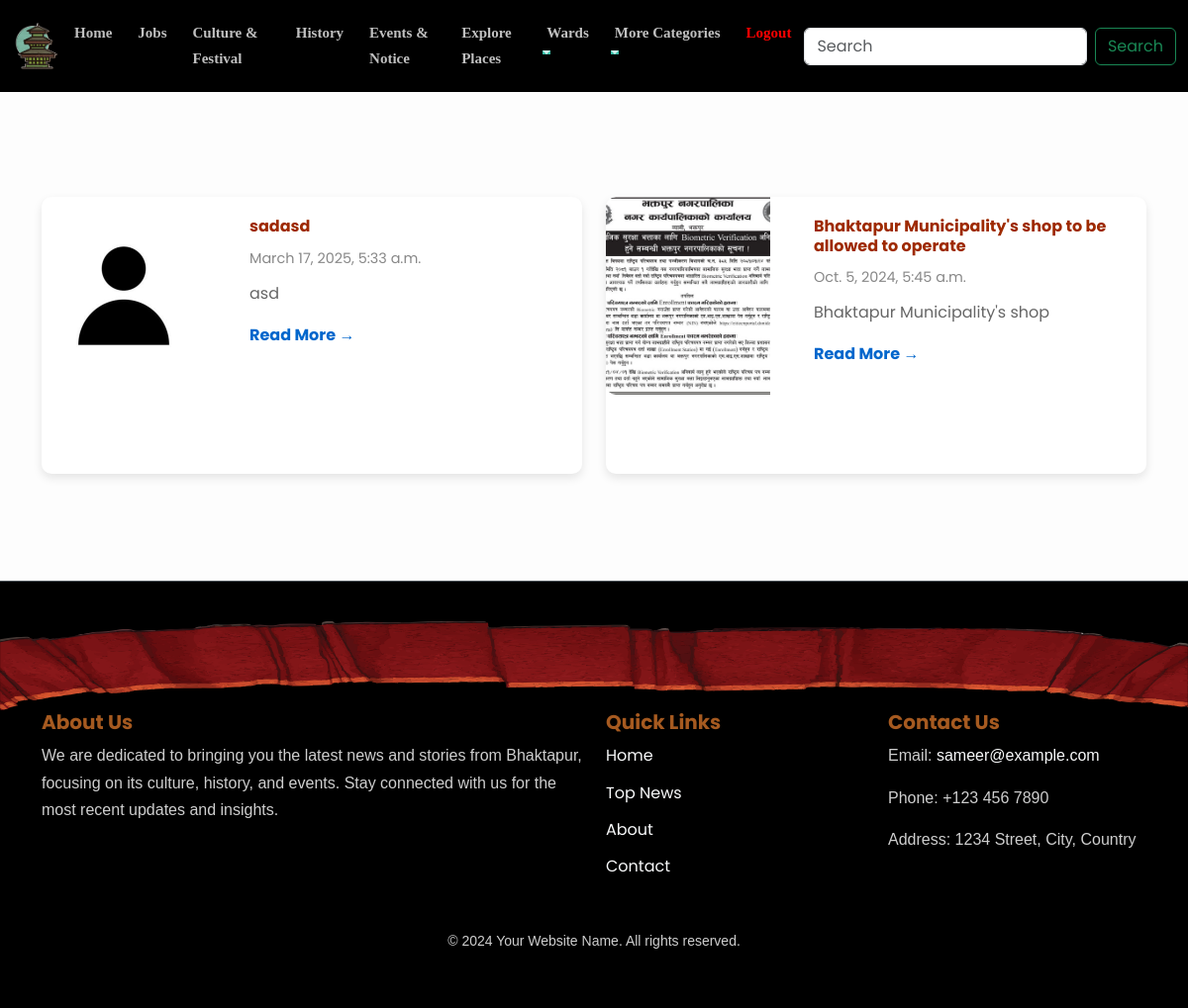
/ward/ward1/ (signed in), run on the app's committed database.
### ward/models.py (models this page shows, shortened)
class Ward(models.Model):
    name = models.ForeignKey(
        MyUser,
        on_delete=models.CASCADE,
        related_name='wards'
    )
    category = models.ForeignKey(
        Category,
        on_delete=models.CASCADE,
        limit_choices_to={'name__in': ['Events & Notice']},
        null=True
    )
    title = models.CharField(max_length=100,null=True,blank=True)
    body = models.TextField(null=True, blank=True)
    slug = AutoSlugField(populate_from='title', unique=True, max_length=50,null=True,blank=True)
    image = models.ImageField(upload_to='ward/', blank=True, null=True)
    date_created = models.DateTimeField(default=timezone.now)

### ward/views.py (the view)
# urls.py: path('<name>/',views.getOneWardDetails,name="ward_singlePage_data"),
def getOneWardDetails(request, name):
    user=MyUser.objects.get(username=name)
    ward = Ward.objects.filter(name=user).order_by('-date_created')
    return render(request, 'ward/ward.html', {'ward_data': ward, 'ward_no': name})

### mynews/context_processors.py (called while the page is built)
def categories(request):
    categories = Category.objects.all()
    return {'categories': categories}

def wards(request):
    wards = Ward.objects.all()
    return {'wards': wards}

### templates/ward/ward.html (shortened to what this page needs)
{% include "components/navbar.html" %}
{% if ward_data %}
<div class="container category-section">
    <h2 class="section-title text-center">{{ward_no}}</h2>
    <div class="row">
        {% for item in ward_data %}
        <div class="col-md-6 my-2 news-card">
            <div class="card horizontal-card">
                <div class="row no-gutters">
                    <div class="col-md-4">
                        {% if item.image %}
                        <img src="{{item.image.url}}" class="card-img-left" alt="Job Image">
                        {% endif %}
                    </div>
                    <div class="col-md-8 ">
                        <div class="card-body">
                            <h5 class="card-title"><a href="/details/{{item.id}}">{{ item.title }}</a></h5>
                            <p class="card-date">{{ item.date_created }}</p>
                            <p class="card-text">{{ item.body | truncatewords:20|safe }}</p>
                            <a href="/details/{{item.id}}" class="btn-read-more">Read More <span>&#x2192;</span></a>
                        </div>
                    </div>
                </div>
            </div>
        </div>
        {% endfor %}
    </div>
</div>
{%else%}
<h3 style="height: 300px;">No Content Available</h3>
{% endif %}
{% include "components/footer.html" %}

### static/nav&footer.css (style rules this page uses)
body { font-family: 'Poppins', sans-serif; color: #333; }

### static/pages_style/home.css (style rules this page uses)
:root { --primary-color: #9C3D54; --secondary-color: #E85A4F; --accent-color: #F5B971; --dark-color: #2C363F; --light-color: #F4F1DE; --text-primary: #333333; --text-secondary: #666666; --font-heading: 'Playfair Display', serif; --font-body: 'Poppins', sans-serif; --transition: all 0.3s ease-in-out; --shadow: 0 5px 15px rgba(0, 0, 0, 0.1); --shadow-hover: 0 8px 25px rgba(0, 0, 0, 0.2); --border-radius: 10px; }
body { font-family: var(--font-body) !important; color: var(--text-primary); line-height: 1.7; background-color: #fdfdfd; }
.row { margin-bottom: 15px; }
.card-img-left { width: 100%; height: 200px; object-fit: cover; border-top-left-radius: 10px; border-bottom-left-radius: 10px; }
.card-body { padding: 20px; display: flex; flex-direction: column; justify-content: center; }
.card-title { font-size: 1rem; font-weight: bold; margin-bottom: 10px; color: #333; }
.card-title a { text-align: justify; color: rgb(158, 42, 0); text-decoration: none; }
.card-date { font-size: 0.9rem; color: #888; margin-bottom: 10px; }
.card-text { font-size: 1rem; color: #666; margin-bottom: 15px; }
.btn-read-more { font-size: 1rem; color: #0066cc; font-weight: bold; text-decoration: none; }

### staticfiles_build/static/pages_style/all_category.css (style rules this page uses)
.category-section h2.section-title { font-family: "Avant Garde", Avantgarde, "Century Gothic", CenturyGothic, "AppleGothic", sans-serif; color: #131313; text-shadow: 1px -1px 0 #767676, -1px 2px 1px #737272, -2px 4px 1px #767474; text-transform: uppercase; text-rendering: optimizeLegibility; margin-bottom: 15vh; }
.category-section .horizontal-card { border: none; max-height: 280px; background-color: #fff; border-radius: 10px; box-shadow: 0 4px 10px rgba(0, 0, 0, 0.1); transition: transform 0.3s ease-in-out; display: flex; flex-direction: column; margin-bottom: 20px; height: 300px; overflow: hidden; }

### data on the page
Ward: image (placeholder picture), title "sadasd", date_created "March 17, 2025, 5:33 a.m.", body "asd"
Ward: image (picture), title "Bhaktapur Municipality's shop to be allowed to operate", date_created "Oct. 5, 2024, 5:45 a.m.", body "Bhaktapur Municipality's shop"
